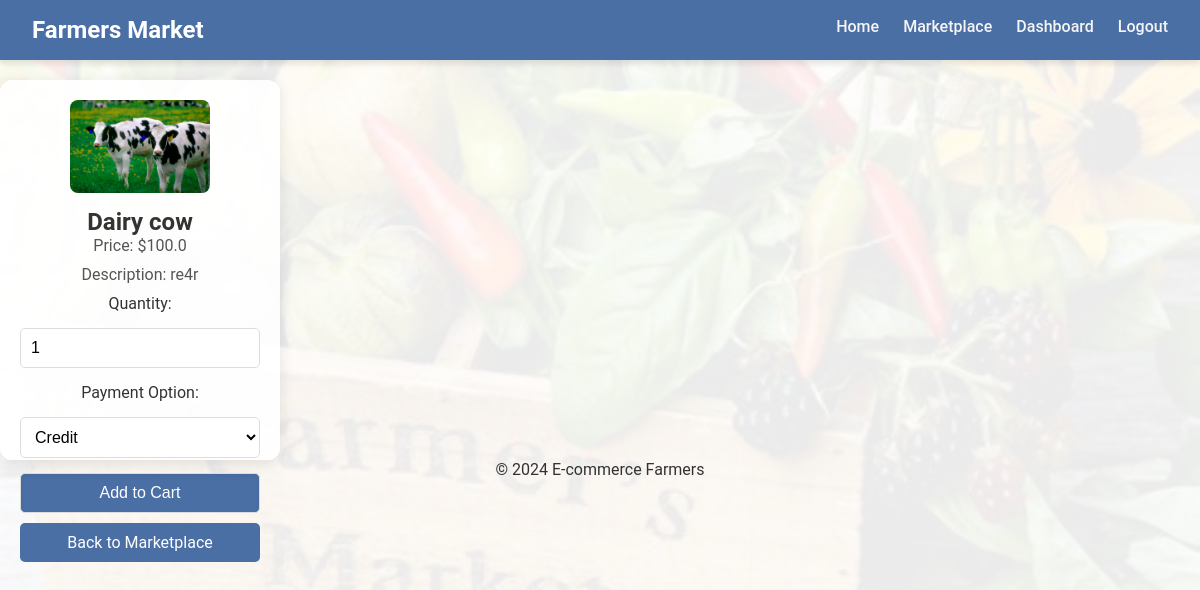
Screenshot of /productpage/9 (signed in) with the database file from the repository.
### tables this page shows
CREATE TABLE products (
    id INTEGER PRIMARY KEY AUTOINCREMENT,
    name TEXT NOT NULL,
    price REAL NOT NULL,
    quantity INTEGER NOT NULL,
    description TEXT NOT NULL, -- Added description column
    contact TEXT,
    image TEXT,
    farmer_id INTEGER, category TEXT,
    FOREIGN KEY(farmer_id) REFERENCES users(id)
);

### app.py (the view, shortened to what this page needs)
@app.route('/productpage/<int:product_id>', methods=['GET', 'POST'])
def product_page(product_id):
    if 'user_id' not in session or session.get('role') != 'customer':
        logging.warning("Unauthorized access to product page.")
        return redirect(url_for('login'))
    conn = get_db_connection()
    if conn:
        if request.method == 'GET':
            logging.info(f"Fetching product details for product ID {product_id}...")
            product = conn.execute("SELECT * FROM products WHERE id = ?", (product_id,)).fetchone()
            conn.close()
            if not product:
                logging.warning(f"Product with ID {product_id} not found.")
                flash("Product not found!", "warning")
                return redirect(url_for('marketplace'))
            logging.info(f"Product with ID {product_id} fetched successfully.")
            return render_template('productpage.html', product=product)
    return redirect(url_for('marketplace'))

### app.py (called while the page is built)
def get_db_connection():
    try:
        logging.info("Connecting to the database...")
        conn = sqlite3.connect(app.config['DATABASE'])
        conn.row_factory = sqlite3.Row
        logging.info("Database connection successful.")
        return conn
    except sqlite3.Error as e:
        logging.error(f"Database connection error: {e}")
        return None

### templates/productpage.html (shortened to what this page needs)
{% extends "base.html" %}
{% block content %}
<section class="product-details">
    <div class="product-card">
        <img src="{{ url_for('static', filename='uploads/' + product['image']) }}" alt="{{ product['name'] }}" width="300">
        <h2>{{ product['name'] }}</h2>
        <p>Price: ${{ product['price'] }}</p>
        <p>Description: {{ product['description'] }}</p>
        <form method="POST" action="{{ url_for('add_to_cart') }}">
            <label for="quantity">Quantity:</label>
            <input
                type="number"
                id="quantity"
                name="quantity"
                min="1"
                max="{{ product['quantity'] }}"
                value="1"
                required>
            <label for="payment_option">Payment Option:</label>
            <select id="payment_option" name="payment_option" required>
                <option value="credit">Credit</option>
            </select>
            <button type="submit" class="btn">Add to Cart</button>
        </form>
        <a href="{{ url_for('marketplace') }}" class="btn btn-secondary">Back to Marketplace</a>
    </div>
</section>
{% endblock %}

### static/css/style.css (style rules this page uses)
body, html { margin: 0; padding: 0; font-family: 'Roboto', sans-serif; color: #333; box-sizing: border-box; }
body::before { content: ""; position: absolute; top: 0; left: 0; right: 0; bottom: 0; background: url('OIP.jpg') no-repeat center center fixed; background-size: cover; opacity: 0.08; z-index: -1; }
body { display: flex; flex-direction: column; justify-content: center; background-size: cover; height: 100%; text-align: center; }
* { margin: 0; padding: 0; box-sizing: border-box; }
body { padding-top: 80px; }
form { display: flex; flex-direction: column; gap: 15px; }
form input, form select { width: 100%; padding: 10px; border: 1px solid #ddd; border-radius: 5px; font-size: 1rem; box-sizing: border-box; background: #fff; transition: border-color 0.3s ease; }
form button { display: block; width: 100%; margin: 10px 0; padding: 10px 15px; border-radius: 8px; border: 1px solid #ddd; box-shadow: inset 0 2px 5px rgba(0, 0, 0, 0.05); transition: border 0.3s, box-shadow 0.3s; background-color: #4a6cf7; color: #fff; font-size: 16px; cursor: pointer; transition: background-color 0.3s, transform 0.2s; }
.product-card { background: rgba(255, 255, 255, 0.9); border-radius: 12px; box-shadow: 0 4px 15px rgba(0, 0, 0, 0.1); padding: 20px; text-align: center; transition: transform 0.3s ease, box-shadow 0.3s ease; width: 280px; height: 380px; display: flex; flex-direction: column; justify-content: space-between; }
.product-card img { max-width: 140px; display: inline; height: 140px; align-items: center; object-fit: cover; border-radius: 8px; margin-bottom: 15px; align-self: center; }
.product-card p { font-size: 16px; margin-bottom: 10px; color: #555; }
.product-card .btn { background-color: #4a6fa5; color: white; padding: 10px 20px; text-decoration: none; border-radius: 5px; transition: background-color 0.3s ease; margin-top: auto; }
.card, .product-card, form button, ul li { transition: all 0.3s ease-in-out; }

### rows the page displays
products: image (picture), name "Dairy cow", price "100.0", description "re4r"
